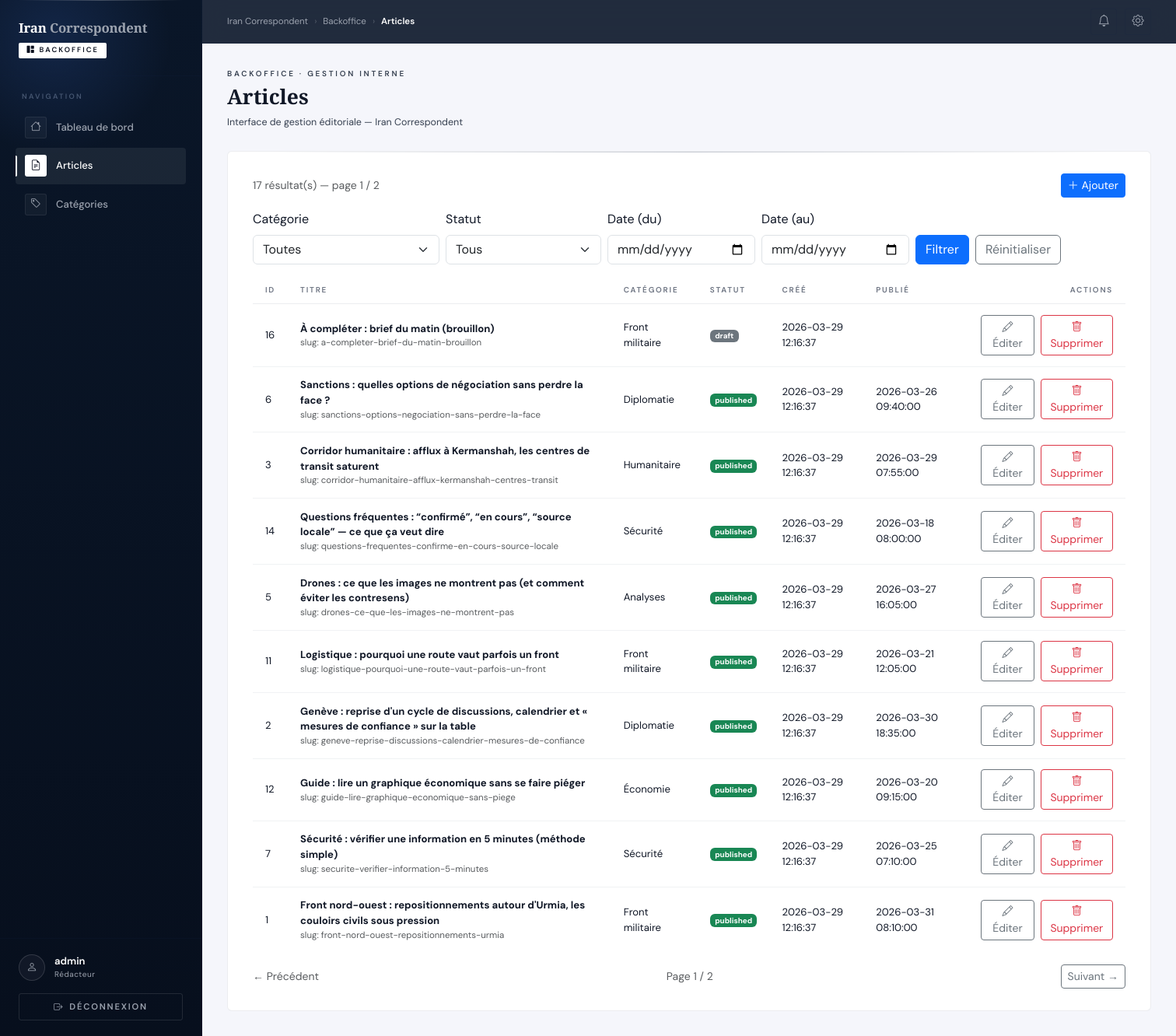
The app's page /admin/?r=articles (signed in) with its own data.
### tables this page shows
CREATE TABLE articles (
  id INT UNSIGNED AUTO_INCREMENT PRIMARY KEY,
  category_id INT UNSIGNED NOT NULL,
  title VARCHAR(200) NOT NULL,
  slug VARCHAR(200) NOT NULL UNIQUE,
  excerpt TEXT NULL,  
  content_html MEDIUMTEXT NOT NULL,
  hero_image_path VARCHAR(255) NULL,
  hero_image_alt VARCHAR(180) NULL,

  meta_title VARCHAR(255) NULL,
  meta_description VARCHAR(255) NULL,
  canonical_url VARCHAR(255) NULL,
  meta_robots VARCHAR(50) NULL DEFAULT 'index,follow',

  status ENUM('draft','published') NOT NULL DEFAULT 'draft',
  published_at DATETIME NULL,
  deleted_at DATETIME NULL,
  created_at DATETIME NOT NULL DEFAULT CURRENT_TIMESTAMP,
  updated_at DATETIME NOT NULL DEFAULT CURRENT_TIMESTAMP ON UPDATE CURRENT_TIMESTAMP,

  CONSTRAINT fk_articles_category
    FOREIGN KEY (category_id) REFERENCES categories(id)
    ON DELETE RESTRICT,

  INDEX idx_articles_status_published (status, published_at),
  INDEX idx_articles_category_published (category_id, status, published_at),
  INDEX idx_articles_deleted_at (deleted_at)
);

CREATE TABLE categories (
  id INT UNSIGNED AUTO_INCREMENT PRIMARY KEY,
  name VARCHAR(120) NOT NULL,
  slug VARCHAR(160) NOT NULL UNIQUE,
  created_at DATETIME NOT NULL DEFAULT CURRENT_TIMESTAMP
);

### public/admin/controllers/ArticleController.php (called while the page is built, shortened)
<?php
require_once __DIR__ . '/../../../app/models/Article.php';
class ArticleController
{
	private function getInt(string $key, int $default): int
	{
		$val = filter_input(INPUT_GET, $key, FILTER_VALIDATE_INT);
		if ($val === false || $val === null) {
			return $default;
		}
		return $val;
	}
	private function getDate(string $key): ?string
	{
		$val = (string) ($_GET[$key] ?? '');
		$val = trim($val);
		if ($val === '') {
			return null;
		}
		return $val;
	}
	private function getStatus(): ?string
	{
		$status = (string) ($_GET['status'] ?? '');
		$status = trim($status);
		if ($status === '') {
			return null;
		}
		return $status;
	}
	private function getCategoryId(): ?int
	{
		$val = filter_input(INPUT_GET, 'category_id', FILTER_VALIDATE_INT);
		if ($val === false || $val === null) {
			return null;
		}
		return $val > 0 ? $val : null;
	}
	public function index(): void
	{
		$pageSize = 10;
		$page = max(1, $this->getInt('page', 1));
		$filters = [
			'status' => $this->getStatus(),
			'category_id' => $this->getCategoryId(),
			'from' => $this->getDate('from'),
			'to' => $this->getDate('to'),
		];
		$total = Article::countForAdmin($filters);
		$totalPages = max(1, (int) ceil($total / $pageSize));
		$offset = ($page - 1) * $pageSize;
		$articles = Article::listForAdmin($filters, $pageSize, $offset);
		$pagination = [
			'page' => $page,
			'pageSize' => $pageSize,
			'total' => $total,
			'totalPages' => $totalPages,
		];
		require __DIR__ . '/../views/articles/index.php';
		require __DIR__ . '/../views/layouts/main.php';
	}
}

### app/models/Article.php (called while the page is built, shortened)
<?php
require_once __DIR__ . '/../core/Model.php';
class Article extends Model
{
	private static function buildAdminWhere(array $filters, array &$params): string
	{
		$where = ['a.deleted_at IS NULL'];
		$params = [];
		return 'WHERE ' . implode(' AND ', $where);
	}
	public static function countForAdmin(array $filters = []): int
	{
		$params = [];
		$whereSql = self::buildAdminWhere($filters, $params);
		$row = self::fetchOne('SELECT COUNT(*) AS cnt FROM articles a ' . $whereSql, $params);
		return (int) ($row['cnt'] ?? 0);
	}
	public static function listForAdmin(array $filters = [], int $limit = 10, int $offset = 0): array
	{
		$limit = max(1, min(100, $limit));
		$offset = max(0, $offset);
		$params = [];
		$whereSql = self::buildAdminWhere($filters, $params);
		$sql = "SELECT a.id, a.category_id, a.title, a.slug, a.status, a.created_at, a.updated_at, a.published_at,
					c.name AS category_name
				FROM articles a
				INNER JOIN categories c ON c.id = a.category_id
				" . $whereSql . "
				ORDER BY a.created_at DESC
				LIMIT " . (int) $limit . " OFFSET " . (int) $offset;
		return self::fetchAll($sql, $params);
	}
}

### app/core/Model.php (called while the page is built, shortened)
<?php
abstract class Model
{
	private static ?PDO $pdo = null;
	protected static function db(): PDO
	{
		if (self::$pdo instanceof PDO) {
			return self::$pdo;
		}
		$configPath = __DIR__ . '/../config/database.php';
		$cfg = require $configPath;
		$host = $cfg['host'] ?? 'db';
		$port = $cfg['port'] ?? '3306';
		$name = $cfg['name'] ?? 'iran_news';
		$user = $cfg['user'] ?? 'root';
		$pass = $cfg['pass'] ?? 'root';
		$charset = $cfg['charset'] ?? 'utf8mb4';
		$dsn = sprintf('mysql:host=%s;port=%s;dbname=%s;charset=%s', $host, $port, $name, $charset);
		self::$pdo = new PDO(
			$dsn,
			$user,
			$pass,
			[
				PDO::ATTR_ERRMODE => PDO::ERRMODE_EXCEPTION,
				PDO::ATTR_DEFAULT_FETCH_MODE => PDO::FETCH_ASSOC,
				PDO::ATTR_EMULATE_PREPARES => false,
			]
		);
		return self::$pdo;
	}
	protected static function fetchOne(string $sql, array $params = []): ?array
	{
		$stmt = self::db()->prepare($sql);
		$stmt->execute($params);
		$row = $stmt->fetch();
		return $row === false ? null : $row;
	}
	protected static function fetchAll(string $sql, array $params = []): array
	{
		$stmt = self::db()->prepare($sql);
		$stmt->execute($params);
		return $stmt->fetchAll();
	}
}

### public/admin/views/articles/index.php (the view, shortened to what this page needs)
<?php
function buildQuery(array $filters, int $page): string
{
	$params = [
		'r' => 'articles',
		'page' => $page,
	];
	return '/admin/index.php?' . http_build_query($params);
}
?>
<div class="d-flex flex-wrap gap-2 justify-content-between align-items-center mb-3">
	<div class="text-muted small">
		<?= (int)($pagination['total'] ?? 0) ?> résultat(s) — page <?= (int)($pagination['page'] ?? 1) ?> / <?= (int)($pagination['totalPages'] ?? 1) ?>
	</div>
	<a href="/admin/articles/create" class="btn btn-primary btn-sm">
		<i class="bi bi-plus-lg"></i> Ajouter
	</a>
</div>
<form method="get" action="/admin/index.php" class="mb-3">
	<div class="d-flex flex-row flex-nowrap gap-2 align-items-end overflow-auto">
		<div class="flex-shrink-0" style="min-width: 240px;">
			<label for="category_id" class="form-label">Catégorie</label>
			<select name="category_id" id="category_id" class="form-select">
				<option value="" <?= empty($filters['category_id']) ? 'selected' : '' ?>>Toutes</option>
			</select>
		</div>
		<div class="flex-shrink-0" style="min-width: 200px;">
			<label for="status" class="form-label">Statut</label>
			<select name="status" id="status" class="form-select">
				<option value="" <?= empty($filters['status']) ? 'selected' : '' ?>>Tous</option>
			</select>
		</div>
		<div class="flex-shrink-0" style="min-width: 190px;">
			<label for="from" class="form-label">Date (du)</label>
			<input type="date" name="from" id="from" class="form-control" value="<?= htmlspecialchars((string)($filters['from'] ?? ''), ENT_QUOTES, 'UTF-8') ?>">
		</div>
		<div class="flex-shrink-0" style="min-width: 190px;">
			<label for="to" class="form-label">Date (au)</label>
			<input type="date" name="to" id="to" class="form-control" value="<?= htmlspecialchars((string)($filters['to'] ?? ''), ENT_QUOTES, 'UTF-8') ?>">
		</div>
		<div class="flex-shrink-0 d-flex gap-2" style="min-width: 260px;">
			<button type="submit" class="btn btn-primary">Filtrer</button>
			<a href="/admin/articles" class="btn btn-outline-secondary">Réinitialiser</a>
		</div>
	</div>
</form>
<div class="table-responsive">
	<table class="table table-sm align-middle mb-0">
	<thead>
		<tr>
			<th>ID</th>
			<th>Titre</th>
			<th>Catégorie</th>
			<th>Statut</th>
			<th>Créé</th>
			<th>Publié</th>
			<th class="text-end">Actions</th>
		</tr>
	</thead>
	<tbody>
		<?php if (empty($articles)): ?>
			<tr><td colspan="7" class="text-muted">Aucun article</td></tr>
		<?php else: ?>
			<?php foreach ($articles as $a): ?>
				<tr>
					<td><?= (int)$a['id'] ?></td>
					<td>
						<div><strong><?= htmlspecialchars((string)$a['title'], ENT_QUOTES, 'UTF-8') ?></strong></div>
						<div class="text-muted small">slug: <?= htmlspecialchars((string)$a['slug'], ENT_QUOTES, 'UTF-8') ?></div>
					</td>
					<td><?= htmlspecialchars((string)($a['category_name'] ?? ''), ENT_QUOTES, 'UTF-8') ?></td>
					<td>
						<span class="badge text-bg-<?= $a['status'] === 'published' ? 'success' : 'secondary' ?>">
							<?= htmlspecialchars((string)$a['status'], ENT_QUOTES, 'UTF-8') ?>
						</span>
					</td>
					<td><?= htmlspecialchars((string)$a['created_at'], ENT_QUOTES, 'UTF-8') ?></td>
					<td><?= htmlspecialchars((string)($a['published_at'] ?? ''), ENT_QUOTES, 'UTF-8') ?></td>
					<td class="text-end">
						<div class="d-inline-flex gap-2">
							<a class="btn btn-outline-secondary btn-sm" href="/admin/articles/edit?id=<?= (int) $a['id'] ?>">
								<i class="bi bi-pencil"></i> Éditer
							</a>
							<form method="post" action="/admin/articles/delete?id=<?= (int) $a['id'] ?>" onsubmit="return confirm('Supprimer cet article ?');" class="m-0">
								<button type="submit" class="btn btn-outline-danger btn-sm">
									<i class="bi bi-trash"></i> Supprimer
								</button>
							</form>
						</div>
					</td>
				</tr>
			<?php endforeach; ?>
		<?php endif; ?>
	</tbody>
	</table>
</div>
<nav class="d-flex align-items-center justify-content-between mt-3">
	<?php
		$page = (int)($pagination['page'] ?? 1);
		$totalPages = (int)($pagination['totalPages'] ?? 1);
	?>
	<?php if ($page > 1): ?>
		<a class="btn btn-outline-secondary btn-sm" href="<?= htmlspecialchars(buildQuery($filters, $page - 1), ENT_QUOTES, 'UTF-8') ?>">← Précédent</a>
	<?php else: ?>
		<span class="text-muted small">← Précédent</span>
	<?php endif; ?>
	<span class="text-muted small">Page <?= $page ?> / <?= $totalPages ?></span>
	<?php if ($page < $totalPages): ?>
		<a class="btn btn-outline-secondary btn-sm" href="<?= htmlspecialchars(buildQuery($filters, $page + 1), ENT_QUOTES, 'UTF-8') ?>">Suivant →</a>
	<?php else: ?>
		<span class="text-muted small">Suivant →</span>
	<?php endif; ?>
</nav>

### public/admin/views/layouts/main.php (style rules this page uses)
:root { --sidebar-w: 260px; --tr: .18s cubic-bezier(.4,0,.2,1); --border: rgba(15,32,68,.2); --border-md: rgba(15,32,68,.35); --white: #ffffff; --off-white: #f9fafb; --muted: #9ca3af; --navy: #0b1120; --navy-soft: #111827; }
*, *::before, *::after { box-sizing: border-box; margin: 0; padding: 0; }
html, body { height: 100%; }
body { font-family: 'DM Sans', sans-serif; background: #f5f6fb; color: #111827; min-height: 100vh; }
.bo-card table { width: 100%; border-collapse: collapse; font-size: .82rem; }
.bo-card table th { font-size: .62rem; font-weight: 600; letter-spacing: .18em; text-transform: uppercase; color: #6b7280; padding: .6rem 1rem; border-bottom: 1px solid rgba(15,32,68,.08); text-align: left; }
.bo-card table td { padding: .85rem 1rem; color: #111827; border-bottom: 1px solid rgba(15,32,68,.06); vertical-align: middle; }
.bo-card table tr:last-child td { border-bottom: none; }

### records on screen
articles: id "16", title "À compléter : brief du matin (brouillon)", slug "a-completer-brief-du-matin-brouillon", category.name "Front militaire", status "draft", created_at "2026-03-29 12:16:37"
articles: id "6", title "Sanctions : quelles options de négociation sans perdre la face ?", slug "sanctions-options-negociation-sans-perdre-la-face", category.name "Diplomatie", status "published", created_at "2026-03-29 12:16:37", published_at "2026-03-26 09:40:00"
articles: id "3", title "Corridor humanitaire : afflux à Kermanshah, les centres de transit saturent", slug "corridor-humanitaire-afflux-kermanshah-centres-transit", category.name "Humanitaire", status "published", created_at "2026-03-29 12:16:37", published_at "2026-03-29 07:55:00"
articles: id "14", title "Questions fréquentes : “confirmé”, “en cours”, “source locale” — ce que ça veut dire", slug "questions-frequentes-confirme-en-cours-source-locale", category.name "Sécurité", status "published", created_at "2026-03-29 12:16:37", published_at "2026-03-18 08:00:00"
articles: id "5", title "Drones : ce que les images ne montrent pas (et comment éviter les contresens)", slug "drones-ce-que-les-images-ne-montrent-pas", category.name "Analyses", status "published", created_at "2026-03-29 12:16:37", published_at "2026-03-27 16:05:00"
articles: id "11", title "Logistique : pourquoi une route vaut parfois un front", slug "logistique-pourquoi-une-route-vaut-parfois-un-front", category.name "Front militaire", status "published", created_at "2026-03-29 12:16:37", published_at "2026-03-21 12:05:00"
articles: id "2", title "Genève : reprise d'un cycle de discussions, calendrier et « mesures de confiance » sur la table", slug "geneve-reprise-discussions-calendrier-mesures-de-confiance", category.name "Diplomatie", status "published", created_at "2026-03-29 12:16:37", published_at "2026-03-30 18:35:00"
articles: id "12", title "Guide : lire un graphique économique sans se faire piéger", slug "guide-lire-graphique-economique-sans-piege", category.name "Économie", status "published", created_at "2026-03-29 12:16:37", published_at "2026-03-20 09:15:00"
articles: id "7", title "Sécurité : vérifier une information en 5 minutes (méthode simple)", slug "securite-verifier-information-5-minutes", category.name "Sécurité", status "published", created_at "2026-03-29 12:16:37", published_at "2026-03-25 07:10:00"
articles: id "1", title "Front nord-ouest : repositionnements autour d'Urmia, les couloirs civils sous pression", slug "front-nord-ouest-repositionnements-urmia", category.name "Front militaire", status "published", created_at "2026-03-29 12:16:37", published_at "2026-03-31 08:10:00"

### other values on screen
$currentUser['username'] "admin"
$pageHeading "Articles"
$pagination['total'] "17"
$pagination['page'] "1"
$pagination['totalPages'] "2"
$page "1"
$totalPages "2"
